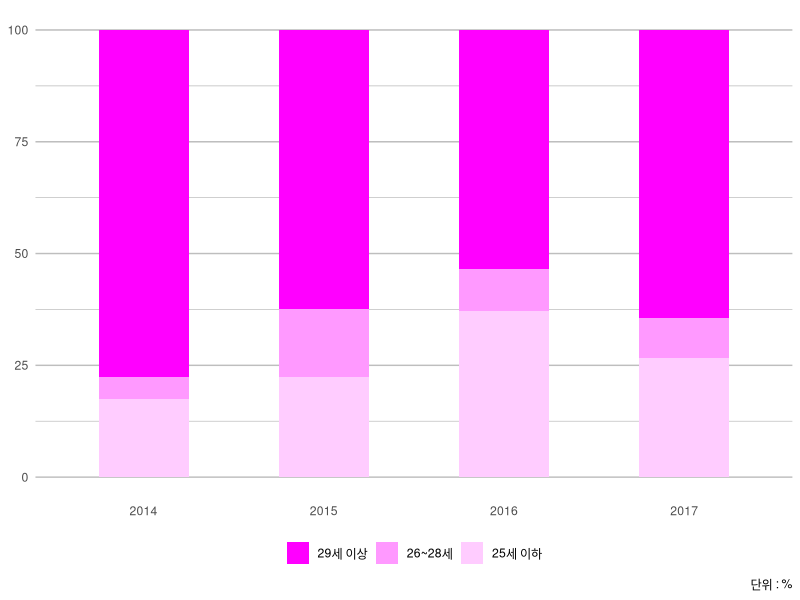

Generate this figure with R:
library(dplyr)
library(tidyr)
library(ggplot2)
library(readr)


age <- read.csv('./rawdatas/age.csv')
age1 <- age %>% filter(schoolindex == 1) %>% select(ends_with('14'),ends_with('15'),ends_with('16'),ends_with('17')) %>% gather()
age2 <- age1 %>% mutate(group = substr(key,1,1),year = substr(key,2,3))

p <- age2 %>% ggplot(aes(x=year,y=value,fill=group)) + geom_bar(stat = 'identity', width = 0.5)
p <- p + scale_x_discrete(labels=seq(2014,2017,1))
p <- p + theme_minimal() + theme(legend.position="bottom", legend.direction="horizontal", legend.title = element_blank(), axis.title.x = element_blank(), axis.title.y = element_blank(), panel.grid.major.x = element_blank(), panel.grid.major.y = element_line(color = 'gray'), panel.grid.minor.y = element_line(color='gray'), axis.ticks = element_blank())
p <- p + scale_fill_manual(values = c('#FF00FF','#FF99ff','#ffccff'), labels = c('29세 이상','26~28세','25세 이하')) + labs(caption = '단위 : %')
p
